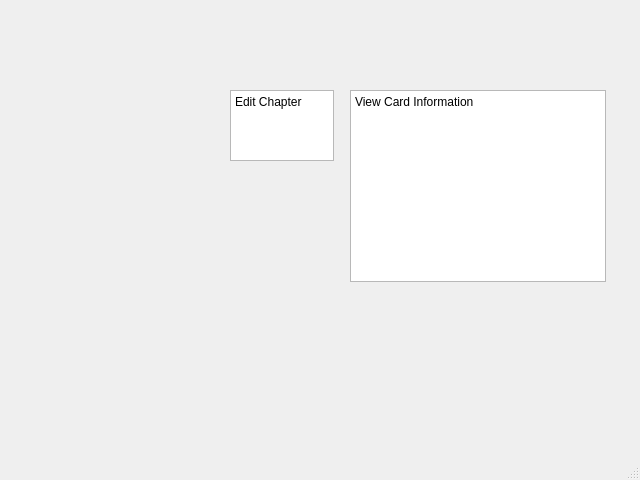
<?xml version="1.0" encoding="UTF-8"?>
<ui version="4.0">
 <class>MainWindow</class>
 <widget class="QMainWindow" name="MainWindow">
  <property name="geometry">
   <rect>
    <x>0</x>
    <y>0</y>
    <width>640</width>
    <height>480</height>
   </rect>
  </property>
  <property name="windowTitle">
   <string>MainWindow</string>
  </property>
  <widget class="QWidget" name="centralwidget">
   <widget class="QTextBrowser" name="textBrowser">
    <property name="geometry">
     <rect>
      <x>350</x>
      <y>90</y>
      <width>256</width>
      <height>192</height>
     </rect>
    </property>
    <property name="html">
     <string>&lt;!DOCTYPE HTML PUBLIC &quot;-//W3C//DTD HTML 4.0//EN&quot; &quot;http://www.w3.org/TR/REC-html40/strict.dtd&quot;&gt;
&lt;html&gt;&lt;head&gt;&lt;meta name=&quot;qrichtext&quot; content=&quot;1&quot; /&gt;&lt;meta charset=&quot;utf-8&quot; /&gt;&lt;style type=&quot;text/css&quot;&gt;
p, li { white-space: pre-wrap; }
hr { height: 1px; border-width: 0; }
li.unchecked::marker { content: &quot;\2610&quot;; }
li.checked::marker { content: &quot;\2612&quot;; }
&lt;/style&gt;&lt;/head&gt;&lt;body style=&quot; font-family:'Segoe UI'; font-size:9pt; font-weight:400; font-style:normal;&quot;&gt;
&lt;p style=&quot; margin-top:0px; margin-bottom:0px; margin-left:0px; margin-right:0px; -qt-block-indent:0; text-indent:0px;&quot;&gt;View Card Information&lt;/p&gt;&lt;/body&gt;&lt;/html&gt;</string>
    </property>
   </widget>
   <widget class="QTextEdit" name="textEdit">
    <property name="geometry">
     <rect>
      <x>230</x>
      <y>90</y>
      <width>104</width>
      <height>71</height>
     </rect>
    </property>
    <property name="html">
     <string>&lt;!DOCTYPE HTML PUBLIC &quot;-//W3C//DTD HTML 4.0//EN&quot; &quot;http://www.w3.org/TR/REC-html40/strict.dtd&quot;&gt;
&lt;html&gt;&lt;head&gt;&lt;meta name=&quot;qrichtext&quot; content=&quot;1&quot; /&gt;&lt;meta charset=&quot;utf-8&quot; /&gt;&lt;style type=&quot;text/css&quot;&gt;
p, li { white-space: pre-wrap; }
hr { height: 1px; border-width: 0; }
li.unchecked::marker { content: &quot;\2610&quot;; }
li.checked::marker { content: &quot;\2612&quot;; }
&lt;/style&gt;&lt;/head&gt;&lt;body style=&quot; font-family:'Segoe UI'; font-size:9pt; font-weight:400; font-style:normal;&quot;&gt;
&lt;p style=&quot; margin-top:0px; margin-bottom:0px; margin-left:0px; margin-right:0px; -qt-block-indent:0; text-indent:0px;&quot;&gt;Edit Chapter&lt;/p&gt;&lt;/body&gt;&lt;/html&gt;</string>
    </property>
   </widget>
  </widget>
  <widget class="QMenuBar" name="menubar">
   <property name="geometry">
    <rect>
     <x>0</x>
     <y>0</y>
     <width>640</width>
     <height>22</height>
    </rect>
   </property>
  </widget>
  <widget class="QStatusBar" name="statusbar"/>
 </widget>
 <resources/>
 <connections/>
</ui>
